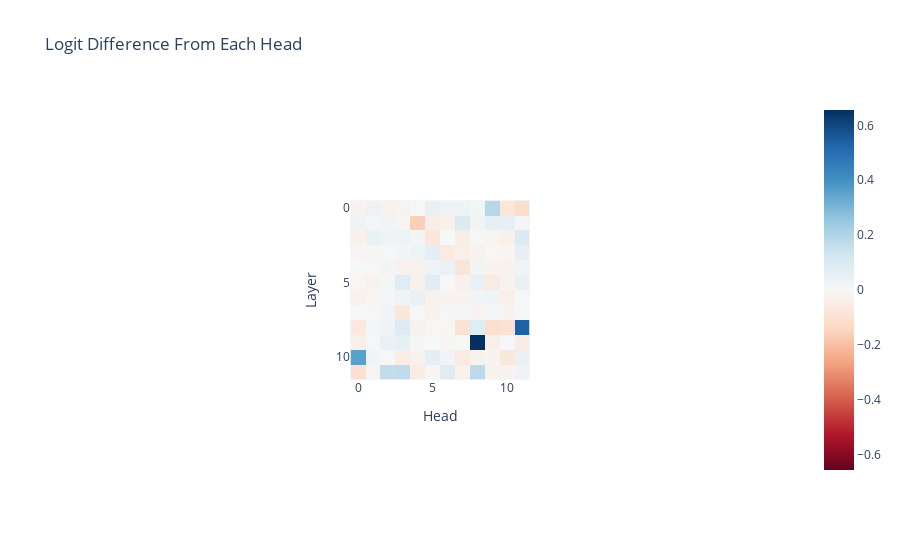

Notebook code cell kept with this figure:
### Markdown cell above
### Head Attribution

### Code cell
per_head_residual, labels = cache.stack_head_results(layer=-1, pos_slice=-1, return_labels=True)
per_head_logit_diffs = residual_stack_to_logit_diff(per_head_residual, cache,logit_diff_directions)
per_head_logit_diffs = einops.rearrange(per_head_logit_diffs, "(layer head_index) -> layer head_index", layer=model.cfg.n_layers, head_index=model.cfg.n_heads)
imshow(per_head_logit_diffs, labels={"x":"Head", "y":"Layer"}, title="Logit Difference From Each Head")

### Figure 1 — Plotly figure (JSON) as saved in the notebook; plotly's stock layout.template omitted (floating-point values rounded to 4 significant figures; data arrays with more than 128 entries replaced by an {"elided": "..."} marker saying what was removed)
{"data": [{"coloraxis": "coloraxis", "hovertemplate": "Head: %{x}<br>Layer: %{y}<br>color: %{z}<extra></extra>", "name": "0", "type": "heatmap", "xaxis": "x", "yaxis": "y", "z": {"elided": "12x12 float values"}}], "layout": {"autosize": true, "coloraxis": {"cmid": 0, "colorscale": [[0, "rgb(103,0,31)"], [0.1, "rgb(178,24,43)"], [0.2, "rgb(214,96,77)"], [0.3, "rgb(244,165,130)"], [0.4, "rgb(253,219,199)"], [0.5, "rgb(247,247,247)"], [0.6, "rgb(209,229,240)"], [0.7, "rgb(146,197,222)"], [0.8, "rgb(67,147,195)"], [0.9, "rgb(33,102,172)"], [1, "rgb(5,48,97)"]]}, "title": {"text": "Logit Difference From Each Head"}, "xaxis": {"anchor": "y", "autorange": true, "constrain": "domain", "domain": [0.3759, 0.6241], "range": [-0.5, 11.5], "scaleanchor": "y", "title": {"text": "Head"}}, "yaxis": {"anchor": "x", "autorange": true, "constrain": "domain", "domain": [0, 1], "range": [11.5, -0.5], "title": {"text": "Layer"}}}}
